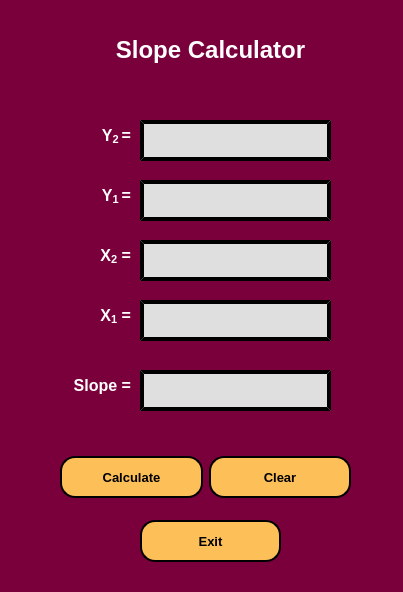
<?xml version="1.0" encoding="UTF-8"?>
<ui version="4.0">
 <class>MainWindow</class>
 <widget class="QMainWindow" name="MainWindow">
  <property name="geometry">
   <rect>
    <x>0</x>
    <y>0</y>
    <width>403</width>
    <height>592</height>
   </rect>
  </property>
  <property name="windowTitle">
   <string>Slope Calculator</string>
  </property>
  <property name="styleSheet">
   <string notr="true">background-color: rgb(122, 0, 60);</string>
  </property>
  <widget class="QWidget" name="centralwidget">
   <widget class="QLineEdit" name="line_1">
    <property name="geometry">
     <rect>
      <x>140</x>
      <y>120</y>
      <width>191</width>
      <height>41</height>
     </rect>
    </property>
    <property name="font">
     <font>
      <pointsize>10</pointsize>
     </font>
    </property>
    <property name="styleSheet">
     <string notr="true">background-color: rgb(223, 223, 223);
border-style: outset;
border-width: 4px;
border-color: black;
padding: 4px;</string>
    </property>
    <property name="text">
     <string/>
    </property>
    <property name="maxLength">
     <number>100</number>
    </property>
   </widget>
   <widget class="QLineEdit" name="line_2">
    <property name="geometry">
     <rect>
      <x>140</x>
      <y>180</y>
      <width>191</width>
      <height>41</height>
     </rect>
    </property>
    <property name="font">
     <font>
      <pointsize>10</pointsize>
     </font>
    </property>
    <property name="styleSheet">
     <string notr="true">background-color: rgb(223, 223, 223);
border-style: outset;
border-width: 4px;
border-color: black;
padding: 4px;</string>
    </property>
    <property name="maxLength">
     <number>100</number>
    </property>
   </widget>
   <widget class="QLineEdit" name="line_3">
    <property name="geometry">
     <rect>
      <x>140</x>
      <y>240</y>
      <width>191</width>
      <height>41</height>
     </rect>
    </property>
    <property name="font">
     <font>
      <pointsize>10</pointsize>
     </font>
    </property>
    <property name="styleSheet">
     <string notr="true">background-color: rgb(223, 223, 223);
border-style: outset;
border-width: 4px;
border-color: black;
padding: 4px;</string>
    </property>
    <property name="maxLength">
     <number>100</number>
    </property>
   </widget>
   <widget class="QLineEdit" name="line_4">
    <property name="geometry">
     <rect>
      <x>140</x>
      <y>300</y>
      <width>191</width>
      <height>41</height>
     </rect>
    </property>
    <property name="font">
     <font>
      <pointsize>10</pointsize>
     </font>
    </property>
    <property name="styleSheet">
     <string notr="true">background-color: rgb(223, 223, 223);
border-style: outset;
border-width: 4px;
border-color: black;
padding: 4px;</string>
    </property>
    <property name="maxLength">
     <number>100</number>
    </property>
   </widget>
   <widget class="QLineEdit" name="line_5">
    <property name="geometry">
     <rect>
      <x>140</x>
      <y>370</y>
      <width>191</width>
      <height>41</height>
     </rect>
    </property>
    <property name="font">
     <font>
      <pointsize>10</pointsize>
     </font>
    </property>
    <property name="styleSheet">
     <string notr="true">background-color: rgb(223, 223, 223);
border-style: outset;
border-width: 4px;
border-color: black;
padding: 4px;</string>
    </property>
    <property name="readOnly">
     <bool>true</bool>
    </property>
   </widget>
   <widget class="QLabel" name="label">
    <property name="geometry">
     <rect>
      <x>50</x>
      <y>120</y>
      <width>81</width>
      <height>31</height>
     </rect>
    </property>
    <property name="font">
     <font>
      <pointsize>12</pointsize>
     </font>
    </property>
    <property name="text">
     <string>&lt;html&gt;&lt;head/&gt;&lt;body&gt;&lt;p&gt;&lt;span style=&quot; font-weight:600; color:#ffffff;&quot;&gt;Y&lt;/span&gt;&lt;span style=&quot; font-weight:600; color:#ffffff; vertical-align:sub;&quot;&gt;2 &lt;/span&gt;&lt;span style=&quot; font-weight:600; color:#ffffff;&quot;&gt;=&lt;/span&gt;&lt;/p&gt;&lt;/body&gt;&lt;/html&gt;</string>
    </property>
    <property name="alignment">
     <set>Qt::AlignRight|Qt::AlignTrailing|Qt::AlignVCenter</set>
    </property>
   </widget>
   <widget class="QLabel" name="label_2">
    <property name="geometry">
     <rect>
      <x>50</x>
      <y>180</y>
      <width>81</width>
      <height>31</height>
     </rect>
    </property>
    <property name="text">
     <string>&lt;html&gt;&lt;head/&gt;&lt;body&gt;&lt;p align=&quot;right&quot;&gt;&lt;span style=&quot; font-size:12pt; font-weight:600; color:#ffffff;&quot;&gt;Y&lt;/span&gt;&lt;span style=&quot; font-size:12pt; font-weight:600; color:#ffffff; vertical-align:sub;&quot;&gt;1 &lt;/span&gt;&lt;span style=&quot; font-size:12pt; font-weight:600; color:#ffffff;&quot;&gt;=&lt;/span&gt;&lt;/p&gt;&lt;/body&gt;&lt;/html&gt;</string>
    </property>
   </widget>
   <widget class="QLabel" name="label_3">
    <property name="geometry">
     <rect>
      <x>50</x>
      <y>240</y>
      <width>81</width>
      <height>31</height>
     </rect>
    </property>
    <property name="text">
     <string>&lt;html&gt;&lt;head/&gt;&lt;body&gt;&lt;p align=&quot;right&quot;&gt;&lt;span style=&quot; font-size:12pt; font-weight:600; color:#ffffff;&quot;&gt;X&lt;/span&gt;&lt;span style=&quot; font-size:12pt; font-weight:600; color:#ffffff; vertical-align:sub;&quot;&gt;2&lt;/span&gt;&lt;span style=&quot; font-size:12pt; font-weight:600; color:#ffffff;&quot;&gt; =&lt;/span&gt;&lt;/p&gt;&lt;/body&gt;&lt;/html&gt;</string>
    </property>
   </widget>
   <widget class="QLabel" name="label_4">
    <property name="geometry">
     <rect>
      <x>50</x>
      <y>300</y>
      <width>81</width>
      <height>31</height>
     </rect>
    </property>
    <property name="text">
     <string>&lt;html&gt;&lt;head/&gt;&lt;body&gt;&lt;p align=&quot;right&quot;&gt;&lt;span style=&quot; font-size:12pt; font-weight:600; color:#ffffff;&quot;&gt;X&lt;/span&gt;&lt;span style=&quot; font-size:12pt; font-weight:600; color:#ffffff; vertical-align:sub;&quot;&gt;1&lt;/span&gt;&lt;span style=&quot; font-size:12pt; font-weight:600; color:#ffffff;&quot;&gt; =&lt;/span&gt;&lt;/p&gt;&lt;/body&gt;&lt;/html&gt;</string>
    </property>
   </widget>
   <widget class="QLabel" name="label_5">
    <property name="geometry">
     <rect>
      <x>50</x>
      <y>370</y>
      <width>81</width>
      <height>31</height>
     </rect>
    </property>
    <property name="text">
     <string>&lt;html&gt;&lt;head/&gt;&lt;body&gt;&lt;p align=&quot;right&quot;&gt;&lt;span style=&quot; font-size:12pt; font-weight:600; color:#ffffff;&quot;&gt;Slope =&lt;/span&gt;&lt;/p&gt;&lt;/body&gt;&lt;/html&gt;</string>
    </property>
   </widget>
   <widget class="QWidget" name="layoutWidget">
    <property name="geometry">
     <rect>
      <x>60</x>
      <y>440</y>
      <width>291</width>
      <height>74</height>
     </rect>
    </property>
    <layout class="QHBoxLayout" name="horizontalLayout">
     <item>
      <widget class="QPushButton" name="go_btn">
       <property name="font">
        <font>
         <pointsize>10</pointsize>
         <weight>75</weight>
         <bold>true</bold>
        </font>
       </property>
       <property name="cursor">
        <cursorShape>PointingHandCursor</cursorShape>
       </property>
       <property name="styleSheet">
        <string notr="true">background-color: rgb(253, 191, 87);
height: 30px;
border-style: outset;
border-width: 2px;
border-radius: 15px;
border-color: black;
padding: 4px;</string>
       </property>
       <property name="text">
        <string>Calculate</string>
       </property>
       <property name="shortcut">
        <string>Return, Enter</string>
       </property>
      </widget>
     </item>
     <item>
      <widget class="QPushButton" name="clr_btn">
       <property name="font">
        <font>
         <pointsize>10</pointsize>
         <weight>75</weight>
         <bold>true</bold>
        </font>
       </property>
       <property name="cursor">
        <cursorShape>PointingHandCursor</cursorShape>
       </property>
       <property name="styleSheet">
        <string notr="true">background-color: rgb(253, 191, 87);
height: 30px;
border-style: outset;
border-width: 2px;
border-radius: 15px;
border-color: black;
padding: 4px;</string>
       </property>
       <property name="text">
        <string>Clear</string>
       </property>
       <property name="shortcut">
        <string>Return, Enter</string>
       </property>
      </widget>
     </item>
    </layout>
   </widget>
   <widget class="QLabel" name="label_6">
    <property name="geometry">
     <rect>
      <x>70</x>
      <y>20</y>
      <width>281</width>
      <height>61</height>
     </rect>
    </property>
    <property name="font">
     <font>
      <pointsize>18</pointsize>
      <weight>75</weight>
      <bold>true</bold>
     </font>
    </property>
    <property name="text">
     <string>&lt;html&gt;&lt;head/&gt;&lt;body&gt;&lt;p align=&quot;center&quot;&gt;&lt;span style=&quot; color:#ffffff;&quot;&gt;Slope Calculator&lt;/span&gt;&lt;/p&gt;&lt;/body&gt;&lt;/html&gt;</string>
    </property>
   </widget>
   <widget class="QPushButton" name="exit_btn">
    <property name="geometry">
     <rect>
      <x>140</x>
      <y>520</y>
      <width>141</width>
      <height>42</height>
     </rect>
    </property>
    <property name="font">
     <font>
      <pointsize>10</pointsize>
      <weight>75</weight>
      <bold>true</bold>
     </font>
    </property>
    <property name="cursor">
     <cursorShape>PointingHandCursor</cursorShape>
    </property>
    <property name="styleSheet">
     <string notr="true">background-color: rgb(253, 191, 87);
height: 30px;
border-style: outset;
border-width: 2px;
border-radius: 15px;
border-color: black;
padding: 4px;</string>
    </property>
    <property name="text">
     <string>Exit</string>
    </property>
    <property name="shortcut">
     <string>Esc</string>
    </property>
   </widget>
  </widget>
  <widget class="QStatusBar" name="statusbar"/>
 </widget>
 <resources/>
 <connections/>
</ui>
